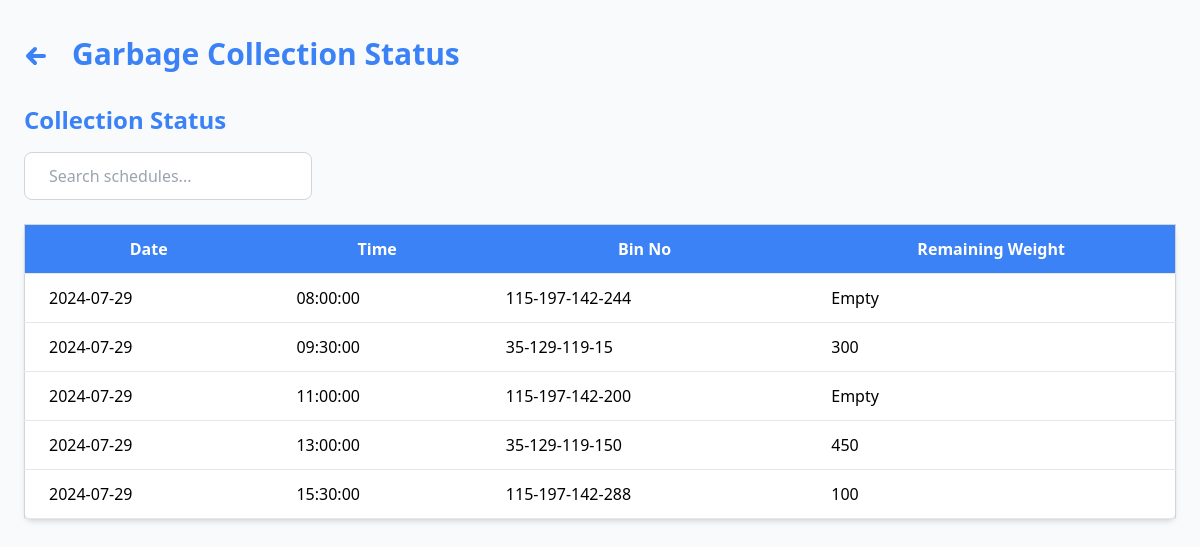
Screenshot of /admin/garbage_status.php with the database file from the repository.
### tables this page shows
CREATE TABLE `garbage_collection_status` (
  `date` date NOT NULL,
  `time` time NOT NULL,
  `bin_no` varchar(50) NOT NULL,
  `remaining_weight` float NOT NULL
);

### admin/garbage_status.php (the view, shortened to what this page needs)
<?php
include '../config/database.php';
$sql = "SELECT date, time, bin_no, CASE WHEN remaining_weight < 400 THEN 'Empty' ELSE GREATEST(remaining_weight - 300, 0) END AS remaining_weight FROM garbage_collection_status";
$result = $conn->query($sql);
?>
<!DOCTYPE html>
<html lang="en">
<head>
    <script src="https://cdn.tailwindcss.com"></script>
</head>
<body class="bg-gray-50">
<div class="flex">
    <div class="flex-grow p-6">
        <div class="flex items-center space-x-4 py-3 mb-5">
            <a href="admindashboard.php" class="flex items-center text-blue-500 hover:text-blue-700 text-2xl font-bold">
                <svg xmlns="http://www.w3.org/2000/svg" viewBox="0 0 24 24" fill="none" stroke="currentColor" class="h-6 w-6 mr-2 mt-1">
                    <path stroke-linecap="round" stroke-linejoin="round" stroke-width="4" d="M11 19l-7-7 7-7M4 12h16" />
                </svg>
            </a>
            <h1 class="text-3xl font-bold text-blue-500">Garbage Collection Status</h1>
        </div>
        <h3 class="text-2xl font-bold text-blue-500 mb-4">Collection Status</h3>
		<div class="mb-6 flex items-center h-[48px]">  <input type="text" id="search" placeholder="Search schedules..." class="px-6 py-3 rounded-lg w-1/4 border border-gray-300 mr-20 h-full" />
		</div>
        <table class="min-w-full bg-white border border-gray-300 rounded-lg shadow-md">
         	<thead>
                <tr class="bg-blue-500">
                    <th class="px-6 py-3 border-b text-white">Date</th>
                    <th class="px-6 py-3 border-b text-white">Time</th>
                    <th class="px-6 py-3 border-b text-white">Bin No</th>
                    <th class="px-6 py-3 border-b text-white">Remaining Weight</th>
                </tr>
            </thead>
            <tbody>
               <?php while ($row = $result->fetch_assoc()): ?>
               <tr class="table-row">  <td class="px-6 py-3 border-b"><?php echo $row['date']; ?></td>
                   <td class="px-6 py-3 border-b"><?php echo $row['time']; ?></td>
                   <td class="px-6 py-3 border-b"><?php echo $row['bin_no']; ?></td>
                   <td class="px-6 py-3 border-b"><?php echo $row['remaining_weight']; ?></td>
               </tr>
             <?php endwhile;
             ?>
            </tbody>
        </table>
    </div>
</div>
</body>
</html>

### rows the page displays
garbage_collection_status: date "2024-07-29", time "08:00:00", bin_no "115-197-142-244", remaining_weight "Empty"
garbage_collection_status: date "2024-07-29", time "09:30:00", bin_no "35-129-119-15", remaining_weight "300"
garbage_collection_status: date "2024-07-29", time "11:00:00", bin_no "115-197-142-200", remaining_weight "Empty"
garbage_collection_status: date "2024-07-29", time "13:00:00", bin_no "35-129-119-150", remaining_weight "450"
garbage_collection_status: date "2024-07-29", time "15:30:00", bin_no "115-197-142-288", remaining_weight "100"
